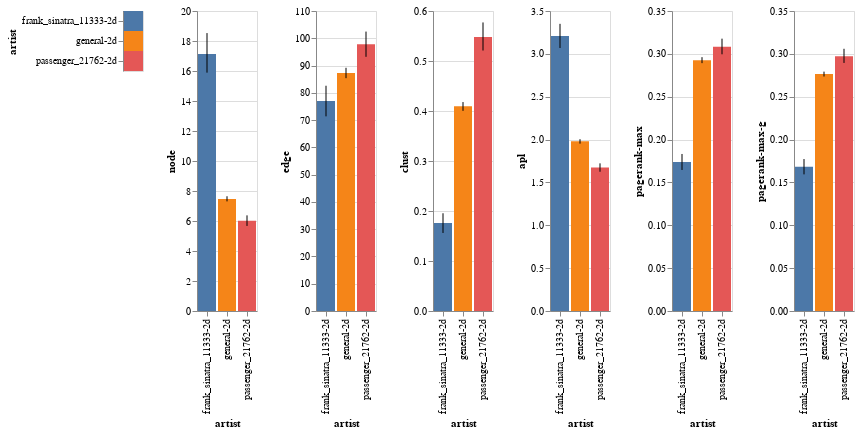

Notebook cell for this chart:
### Code cell
# bar graph

selection = alt.selection_multi(fields=['artist',])

color = alt.condition(selection, alt.Color('artist:N', legend=None),alt.value('lightgray'))

bars = alt.Chart(df).mark_bar().encode(
    x='artist:O',
    color=color,
    tooltip='artist'
).interactive()

error_bars = alt.Chart(df).mark_errorbar(extent='ci').encode(
    x='artist:O',
)

res = bars.encode(y=f'mean({features[0]}):Q')+error_bars.encode(y=f'{features[0]}:Q')

for i in features[1:]:
    res = res|bars.encode(y=f'mean({i}):Q')+error_bars.encode(y=f'{i}:Q')

alt.Chart(df).mark_rect().encode(y='artist', color=color).add_selection(selection) | res

### Figure 1 — Vega-Lite specification as saved in the notebook (floating-point values rounded to 4 significant figures; data arrays with more than 128 entries replaced by an {"elided": "..."} marker saying what was removed)
{"config": {"view": {"continuousWidth": 400, "continuousHeight": 300}}, "hconcat": [{"mark": "rect", "encoding": {"color": {"condition": {"type": "nominal", "field": "artist", "legend": null, "selection": "selector115"}, "value": "lightgray"}, "y": {"type": "nominal", "field": "artist"}}, "selection": {"selector115": {"type": "multi", "fields": ["artist"]}}}, {"hconcat": [{"layer": [{"mark": "bar", "encoding": {"color": {"condition": {"type": "nominal", "field": "artist", "legend": null, "selection": "selector115"}, "value": "lightgray"}, "tooltip": {"type": "nominal", "field": "artist"}, "x": {"type": "ordinal", "field": "artist"}, "y": {"type": "quantitative", "aggregate": "mean", "field": "node"}}, "selection": {"selector116": {"type": "interval", "bind": "scales", "encodings": ["x", "y"]}}}, {"mark": {"type": "errorbar", "extent": "ci"}, "encoding": {"x": {"type": "ordinal", "field": "artist"}, "y": {"type": "quantitative", "field": "node"}}}]}, {"layer": [{"mark": "bar", "encoding": {"color": {"condition": {"type": "nominal", "field": "artist", "legend": null, "selection": "selector115"}, "value": "lightgray"}, "tooltip": {"type": "nominal", "field": "artist"}, "x": {"type": "ordinal", "field": "artist"}, "y": {"type": "quantitative", "aggregate": "mean", "field": "edge"}}, "selection": {"selector116": {"type": "interval", "bind": "scales", "encodings": ["x", "y"]}}}, {"mark": {"type": "errorbar", "extent": "ci"}, "encoding": {"x": {"type": "ordinal", "field": "artist"}, "y": {"type": "quantitative", "field": "edge"}}}]}, {"layer": [{"mark": "bar", "encoding": {"color": {"condition": {"type": "nominal", "field": "artist", "legend": null, "selection": "selector115"}, "value": "lightgray"}, "tooltip": {"type": "nominal", "field": "artist"}, "x": {"type": "ordinal", "field": "artist"}, "y": {"type": "quantitative", "aggregate": "mean", "field": "clust"}}, "selection": {"selector116": {"type": "interval", "bind": "scales", "encodings": ["x", "y"]}}}, {"mark": {"type": "errorbar", "extent": "ci"}, "encoding": {"x": {"type": "ordinal", "field": "artist"}, "y": {"type": "quantitative", "field": "clust"}}}]}, {"layer": [{"mark": "bar", "encoding": {"color": {"condition": {"type": "nominal", "field": "artist", "legend": null, "selection": "selector115"}, "value": "lightgray"}, "tooltip": {"type": "nominal", "field": "artist"}, "x": {"type": "ordinal", "field": "artist"}, "y": {"type": "quantitative", "aggregate": "mean", "field": "apl"}}, "selection": {"selector116": {"type": "interval", "bind": "scales", "encodings": ["x", "y"]}}}, {"mark": {"type": "errorbar", "extent": "ci"}, "encoding": {"x": {"type": "ordinal", "field": "artist"}, "y": {"type": "quantitative", "field": "apl"}}}]}, {"layer": [{"mark": "bar", "encoding": {"color": {"condition": {"type": "nominal", "field": "artist", "legend": null, "selection": "selector115"}, "value": "lightgray"}, "tooltip": {"type": "nominal", "field": "artist"}, "x": {"type": "ordinal", "field": "artist"}, "y": {"type": "quantitative", "aggregate": "mean", "field": "pagerank-max"}}, "selection": {"selector116": {"type": "interval", "bind": "scales", "encodings": ["x", "y"]}}}, {"mark": {"type": "errorbar", "extent": "ci"}, "encoding": {"x": {"type": "ordinal", "field": "artist"}, "y": {"type": "quantitative", "field": "pagerank-max"}}}]}, {"layer": [{"mark": "bar", "encoding": {"color": {"condition": {"type": "nominal", "field": "artist", "legend": null, "selection": "selector115"}, "value": "lightgray"}, "tooltip": {"type": "nominal", "field": "artist"}, "x": {"type": "ordinal", "field": "artist"}, "y": {"type": "quantitative", "aggregate": "mean", "field": "pagerank-max-g"}}, "selection": {"selector116": {"type": "interval", "bind": "scales", "encodings": ["x", "y"]}}}, {"mark": {"type": "errorbar", "extent": "ci"}, "encoding": {"x": {"type": "ordinal", "field": "artist"}, "y": {"type": "quantitative", "field": "pagerank-max-g"}}}]}]}], "data": {"name": "data-952e3c8fd6f4e1c25d2c9616d7b1afb9"}, "$schema": "https://vega.github.io/schema/vega-lite/v4.8.1.json", "datasets": {"data-952e3c8fd6f4e1c25d2c9616d7b1afb9": {"elided": "3362 records"}}}
